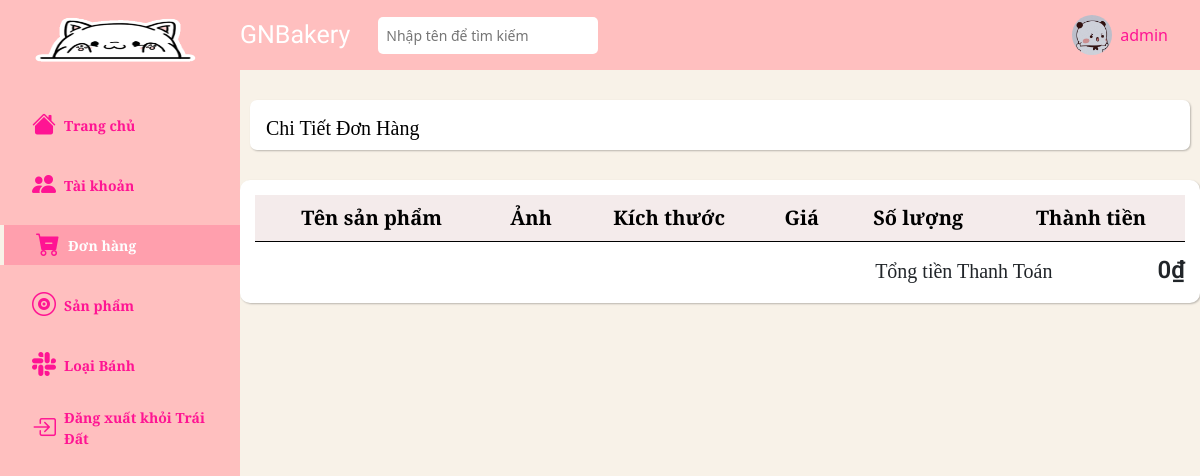
The app's page /admin/orders/detail.php?id=20 (signed in), older data.
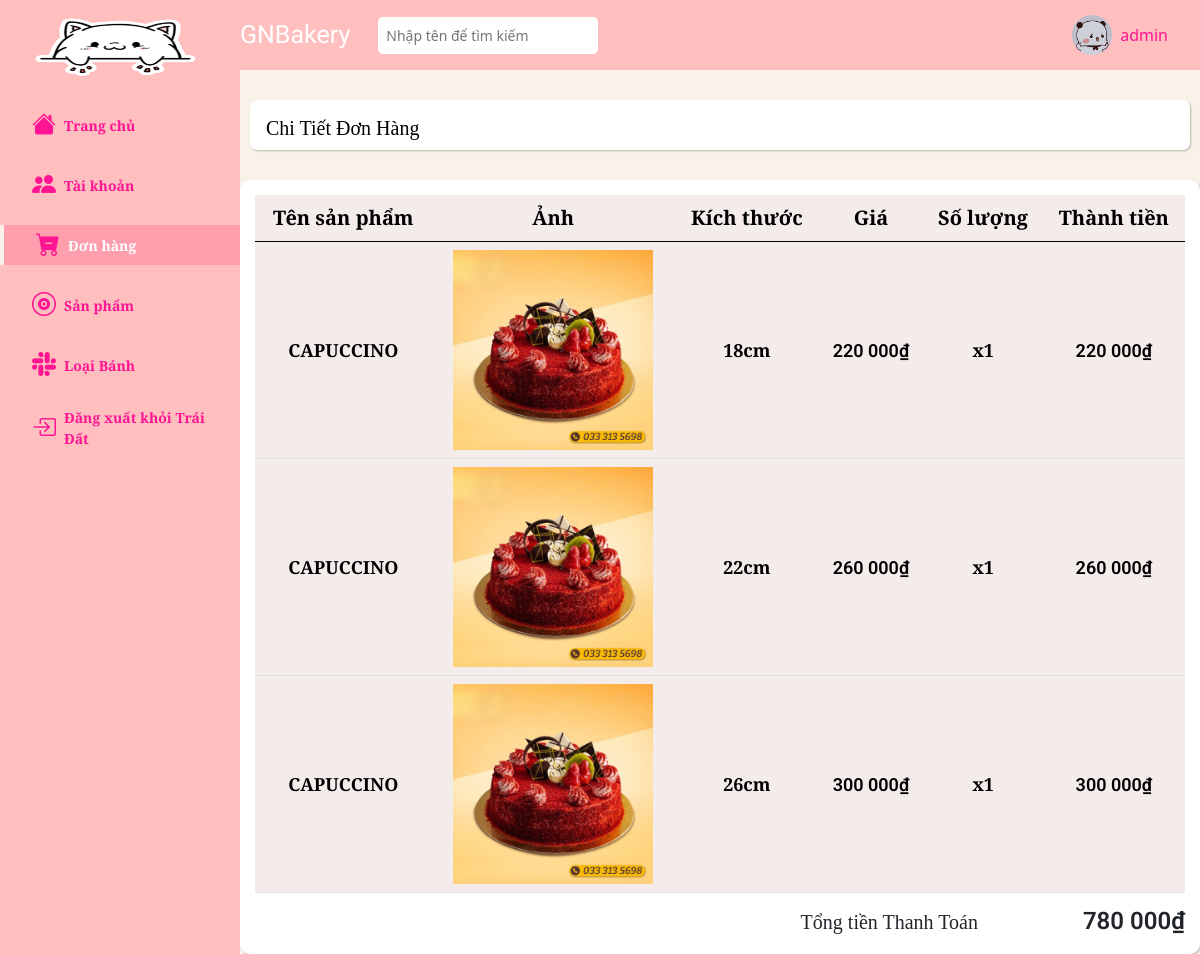
The same page, newer data.
### tables this page shows
CREATE TABLE `order_product` (
  `order_id` int NOT NULL,
  `product_id` int NOT NULL,
  `size` int NOT NULL,
  `price` int NOT NULL,
  `quantity` int NOT NULL
);

CREATE TABLE `products` (
  `id` int NOT NULL,
  `name` varchar(255) NOT NULL,
  `image` varchar(255) NOT NULL,
  `description` text NOT NULL,
  `status` int NOT NULL DEFAULT '1',
  `category_detail_id` int NOT NULL,
  `user_id` int NOT NULL,
  `status_id` int DEFAULT NULL
);

### admin/orders/detail.php (the view, shortened to what this page needs)
<?php
$page = "orders";
require_once '../navbar-vertical.php';
require_once '../../database/connect.php';
$id = $_GET['id'];
$sql = "SELECT * FROM order_product
join products on order_product.product_id = products.id
WHERE order_id = '$id'";
$result = mysqli_query($connect, $sql);
$sum = 0;
?>
<div class="main__container">
    <div class="main-container-text d-flex align-items-center">
        <a class="header__name text-decoration-none" href="#">
            Chi Tiết Đơn Hàng
        </a>
    </div>
    <div class="container-fluid px-4">
        <div class="row gx-5">
            <div class="col-12">
                <div class="table-responsive-sm">
                    <table class="product_table table table-sm table-light table-hover align-middle">
                        <thead style="text-align : center;">
                            <tr>
                                <th class="name-product" scope="col">Tên sản phẩm</th>
                                <th class="pic-product" scope="col">Ảnh</th>
                                <th class="price-product" scope="col">Kích thước</th>
                                <th class="price-product" scope="col">Giá</th>
                                <th class="amount-product" scope="col">Số lượng</th>
                                <th class="payment" scope="col">Thành tiền</th>
                            </tr>
                        </thead>
                        <tbody style="text-align:center;">
                            <?php foreach($result as $each) { ?>
                                <tr>
                                    <th class="detail_product-item" scope="col">
                                        <?= $each['name'] ?>
                                    </th>
                                    <th class="detail_product-item" scope="col">
                                        <img class="img_prd" src="../../assets/images/products/<?= $each['image'] ?>" alt="">
                                    </th>
                                    <th class="detail_product-item" scope="col"><?= $each['size'] ?>cm</th>
                                    <th class="detail_product-item" style="font-weight:600; font-family: Roboto;" scope="col">
                                    <?= number_format($each['price'], 0, '.', ' ') ?>&#8363
                                    </th>
                                    <th class="detail_product-item" scope="col">x<?= $each['quantity'] ?></th>
                                    <th class="detail_product-item" scope="col" style="font-weight:600; font-family: Roboto;">
                                    <?php
                                        $result = $each['price'] * $each['quantity'];
                                        $sum += $result;
                                        echo number_format($result, 0, '.', ' ');
                                    ?>&#8363
                                    </th>
                                </tr>
                            <?php } ?>
                        </tbody>
                    </table>
                </div>
            </div>
        </div>
        <div class="total-payments">
            <span class="t-pay">Tổng tiền Thanh Toán </span>
            <span class="t-money"><?= number_format($sum, 0, '.', ' ') ?>&#8363</span>
        </div>
    </div>
</div>
</body>
</html>

### admin/navbar-vertical.php (shortened to what this page needs)
<!DOCTYPE html>
<html lang="en">
<head>
    <link rel="stylesheet" href="https://cdnjs.cloudflare.com/ajax/libs/normalize/8.0.1/normalize.min.css"/>
    <link href="https://cdn.jsdelivr.net/npm/bootstrap@5.0.2/dist/css/bootstrap.min.css" rel="stylesheet">
    <link rel="stylesheet" href="https://cdn.jsdelivr.net/npm/bootstrap-icons@1.7.2/font/bootstrap-icons.css">
    <link rel="stylesheet" href="../../assets/css/admin.css">
    <link rel="stylesheet" href="../../assets/css/responsive_admin.css">
    <link rel="stylesheet" href="../../assets/css/detail_orders.css">
    <link rel="stylesheet" type="text/css" href="../../assets/css/admin_order.css">
    <link rel="stylesheet" href="https://cdnjs.cloudflare.com/ajax/libs/font-awesome/5.15.3/css/all.min.css" />
</head>
<body>
<div class="main">
    <nav class="navbar navbar-vertical position-fixed top-0 start-0 bottom-0 p-0 navbar-collapse hide-on-mobile-tablet">
        <div class="navbar__content">
            <a class="navbar-brand px-5 d-block" href="#">
                <img class="navbar-brand__img" src="../../source (1).gif" alt="">
            </a>
            <ul class="nav navbar__list flex-column">
                <li class="nav-item navbar__item">
                    <a class="nav-link d-flex align-items-center navbar__link <?= $page == 'root'?'active':'' ?>" href="../root">
                        <i class="navbar__link-icon bi bi-house-fill"></i>
                        <span>Trang chủ</span>
                    </a>
                </li>
                <li class="nav-item navbar__item">
                    <a class="nav-link d-flex align-items-center navbar__link <?= $page == 'users'?'active':'' ?> ">
                        <i class="navbar__link-icon bi bi-people-fill"></i>
                        <span>Tài khoản</span>
                    </a>
                </li>
                <li class="nav-item navbar__item">
                    <a class="nav-link d-flex align-items-center navbar__link <?= $page == 'orders'?'active':'' ?>" href="../orders">
                        <i class="navbar__link-icon bi bi-cart-dash-fill"></i>
                        <span>Đơn hàng</span>
                    </a>
                </li>
                <li class="nav-item navbar__item">
                    <a class="nav-link d-flex align-items-center navbar__link <?= $page == 'products'?'active':'' ?>" href="../products">
                        <i class="navbar__link-icon bi bi-vinyl"></i>
                        <span>Sản phẩm</span>
                    </a>
                </li>
                <li class="nav-item navbar__item">
                    <a class="nav-link d-flex align-items-center navbar__link <?= $page == 'categories'?'active':'' ?>" href="../categories">
                        <i class="navbar__link-icon bi bi-slack"></i>
                        <span>Loại Bánh</span>
                    </a>
                </li>
                <li class="nav-item navbar__item">
                    <a class="nav-link d-flex align-items-center navbar__link" href="../signout.php">
                        <i class="navbar__link-icon bi bi-box-arrow-in-right"></i>
                        <span>Đăng xuất khỏi Trái Đất</span>
                    </a>
                </li>
            </ul>
        </div>
    </nav>
    <header class="header d-flex justify-content-between align-items-center">
        <a class="header-text" href="">GNBakery</a>
        <form action="" class="form__search hide-on-mobile-tablet">
            <input type="search" name="search" class="input__search" value="<?php $search?? '' ?>" placeholder="Nhập tên để tìm kiếm">
        </form>
        <div class="header__user d-flex align-items-center">
            <img class="header__user-img" src="../../assets/images/admin/<?= $_SESSION['image'] ?>" alt="avt-user">
            <span class="header__user-name"><?= $_SESSION['name'] ?></span>
        </div>
    </header>

### assets/css/admin.css (style rules this page uses)
html { font-size: 62.5%; line-height: 1.6rem; font-family: 'Roboto', sans-serif; box-sizing: border-box; }
a { color: #FF1493; }
* { box-sizing: inherit; }
ul.navbar__list { margin-top: 15px; }
li.navbar__item { margin-top: 20px; }
:root { --text-color: #FF1493; --background-color: #f8f2e8; --navbar-color: #ffbfbf; --navbar-vertical-width : 240px; --header-height: 70px; }
body { background-color: var(--background-color); }
.navbar-vertical { width: var(--navbar-vertical-width); align-items: unset; justify-content: unset; background-color: var(--navbar-color); }
.navbar-brand { height: 70px; }
.navbar-brand__img { width: 100%; height: 100px; }
.navbar__link { padding: 2px 32px; color: var(--text-color); font-family: 'Merriweather', serif; font-size: 23px; }
.navbar__link span { font-size: 1.4rem; font-weight: 700; }
.navbar__link.active { color: #fdffff; background-color: #ff9fad; border-left: 4px solid #f8f2e8; }
.navbar__link-icon { font-size: 2.4rem; margin-right: 8px; color: #FF1493; }
.header { height: var(--header-height); margin-left: var(--navbar-vertical-width); background-color:var(--navbar-color); }
.header__name { color: black; font-size: 2rem; margin-left: 16px; margin-top: 5px; font-family: 'Merriweather', serif; }
.header__user { position: relative; cursor: pointer; margin-left: 48%; margin-right: 32px; }
.header__user-img { width: 40px; height: 40px; border-radius: 50%; margin-right: 8px; }
.header__user-name { color: var(--text-color); font-size: 1.6rem; }
.header-text { margin-right: 15px; text-decoration: none; color: white; font-size: 2.5rem; font-family: 'Smooch Sans', sans-serif; }
.main__form, .main__container { margin-left: var(--navbar-vertical-width); min-height: 80vh; margin-top: 30px; }
.main-container-text { box-shadow: 1px 1px 2px 0px #00000040; background-color: white; border-radius: 7px; height: 50px; margin: 30px 10px; }
.container-fluid { box-shadow: 1px 1px 2px 0px #00000040; background-color: white; border-radius: 10px; padding: 15px; }
.form__search { width: 220px; }
.input__search { outline: none; border: none; background-color: #ffffff; padding: 8px; width: 100%; float: left; color: rgb(0, 0, 0); border-radius: 5px; font-size: 1.4rem; }
.table-sm>:not(caption)>*>* { padding: 8px; font-family: 'PT Serif', serif; background-color: #d3afaf40; }
.table-light { --bs-table-bg: #d3afaf40; }

### assets/css/detail_orders.css (style rules this page uses)
.name-product, .pic-product, .price-product, .amount-product, .payment { font-size: 2rem; }
.img_prd { width: 200px; }
.detail_product-item { font-size: 1.8rem; }
.total-payments { text-align: right; }
.t-pay { font-family: Playfair Display; font-size: 20px; font-weight: 400; }
.t-money { font-family: Roboto; font-size: 24px; font-weight: 600; margin-left: 100px; }

Row changes from the older to the newer data that the page shows:
added order_product: product.name "CAPUCCINO", product.image (picture), size "18", price "220 000", quantity "1", result "220 000"
added order_product: product.name "CAPUCCINO", product.image (picture), size "22", price "260 000", quantity "1", result "260 000"
added order_product: product.name "CAPUCCINO", product.image (picture), size "26", price "300 000", quantity "1", result "300 000"
Text that changed along with them:
$sum: "0" → "780 000"
